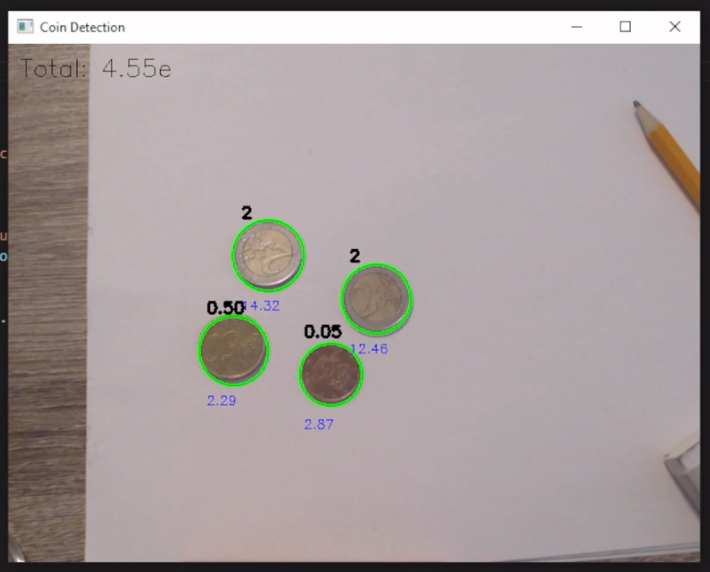
#> input picture sc.PNG, 710 x 572 px, given in place of the camera
$ python main.py
#> lines starting #> are read from the running program, lines starting #| are printed output that depends on the picture; after the words box and inside, x2 and y2 are one past the last pixel; in counts of white or black regions, pixels touching at a corner belong together
import cv2
import numpy as np
import time

coins = {
    1: {"name": "2", "radius": None, "color": None},
    2: {"name": "1", "radius": None, "color": None},
    3: {"name": "0.50", "radius": None, "color": None},
    4: {"name": "0.20", "radius": None, "color": None},
    5: {"name": "0.10", "radius": None, "color": None},
    6: {"name": "0.05", "radius": None, "color": None}
}

alert_text = ""
alert_start_time = 0
alert_duration = 0

show_all_circles = True

def classify_coin(radius, mean_color):
    closest_coin = 0
    min_distance = float('inf')
    threshold_distance = 35

    for key, properties in coins.items():
        # Check if this coin has properties saved yet
        if properties["radius"] is None or properties["color"] is None:
            continue

        # Calculate distance for radius and color
        radius_distance = abs(radius - properties["radius"])
        color_distance = np.linalg.norm(np.array(mean_color) - np.array(properties["color"]))

        # Combine distances
        distance = radius_distance + color_distance * 0.5

        # Update closest coin if new closest found
        if distance < threshold_distance and distance < min_distance:
            min_distance = distance
            closest_coin = key

    return closest_coin, min_distance

def detect_and_draw_circles(frame):
    global show_all_circles

    # Convert to grayscale
    gray = cv2.cvtColor(frame, cv2.COLOR_BGR2GRAY)

    # Apply Gaussian blur
    blurred = cv2.GaussianBlur(gray, (7, 7), 0)

    # Detect circles
    circles = cv2.HoughCircles(blurred, cv2.HOUGH_GRADIENT, dp=0.5, minDist=50, param1=100, param2=30, minRadius=10, maxRadius=100)

    # Store the keys of the detected coins
    circle_keys = []

    # Draw circles if any
    if circles is not None:
        circles = np.round(circles[0, :]).astype("int")

        for (x, y, r) in circles:
            cv2.circle(frame, (x, y), r, (0, 255, 0), 2)

            # Create a mask for the circle
            mask = np.zeros(frame.shape[:2], dtype="uint8")
            cv2.circle(mask, (x, y), r, 255, -1)

            # Calculate the mean color inside the circle
            mean_val = cv2.mean(frame, mask=mask)[:3]
            mean_color = (int(mean_val[0]), int(mean_val[1]), int(mean_val[2])) # BGR

            coin_dist = float('inf')
            key = [0,0,0,0,0,0,0,0,0,0]
            # Classify the coin
            for i in range(10):
                key[i], coin_dist = classify_coin(r, mean_color)

            coin_key = most_frequent(key)

            # Save the key of the detected coin
            if coin_key != 0:
                circle_keys.append(coin_key)
                cv2.putText(frame, f"{coins[coin_key]['name']}", (x - 25, y - 35), cv2.FONT_HERSHEY_SIMPLEX, 0.5, (0, 0, 0), 2)

            if coin_dist < float('inf'):
                cv2.putText(frame, f"{coin_dist:.2f}", (x - 25, y + 50), cv2.FONT_HERSHEY_SIMPLEX, 0.4, (255, 0, 0), 1)

            #cv2.putText(frame, f"{r:.2f}", (x - 25, y + 80), cv2.FONT_HERSHEY_SIMPLEX, 0.4, (255, 0, 0), 1)
            #cv2.putText(frame, f"{mean_color}", (x - 50, y + 65), cv2.FONT_HERSHEY_SIMPLEX, 0.4, (255, 0, 0), 1)

    return frame, circles, circle_keys

def calculate_sum(keys):
    total_sum = 0
    for key in keys:
        total_sum += float(coins[key]["name"])
    return total_sum

def set_alert(text, duration=2):
    global alert_text, alert_start_time, alert_duration
    alert_text = text
    alert_start_time = time.time()
    alert_duration = duration

def most_frequent(List):
    counter = 0
    num = List[0]

    for i in List:
        curr_frequency = List.count(i)
        if(curr_frequency> counter):
            counter = curr_frequency
            num = i

    return num

def main():
    global alert_text, alert_start_time, alert_duration, show_all_circles

    sum_buffer = [0,0,0,0,0,0,0,0,0,0]

    # Capture video from the webcam
    cap = cv2.VideoCapture(0)

    cap_height = cap.get(cv2.CAP_PROP_FRAME_HEIGHT)

    if not cap.isOpened():
        print("Error: Could not open video device.")
        return

    while True:
        # Read a frame
        ret, frame = cap.read()
#> frame is the input picture: shape (572, 710, 3); mean B, G, R 155.4, 155.8, 165.2

        if not ret:
            print("Error: Failed to read frame.")
            break

        # Detect and draw circles
        output_frame, circles, keys = detect_and_draw_circles(frame)
#> in detect_and_draw_circles, `gray = cv2.cvtColor(frame, cv2.COLOR_BGR2GRAY)`:
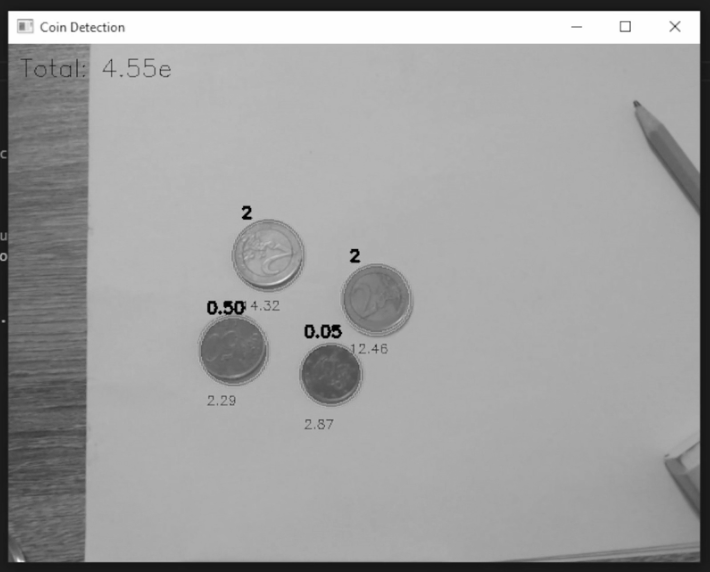
#> gray: shape (572, 710); min 0, max 255, mean 158.6
#> in detect_and_draw_circles, `circles = cv2.HoughCircles(blurred, cv2.HOUGH_GRADIENT, dp=0.5, minDis..`: circles = [[268.5, 254.5, 36.5], [330.5, 373.5, 29.2], [377.5, 300.5, 36.8], [232.5, 350.5, 32]]
#> in detect_and_draw_circles, `circles = np.round(circles[0, :]).astype("int")`: circles = [[268, 254, 36], [330, 374, 29], [378, 300, 37], [232, 350, 32]]
#> the loop in detect_and_draw_circles, `for (x, y, r) in circles:` made 4 passes
#> (x, y, r, mean_val, mean_color) on passes 1 to 4: (268, 254, 36, (120.2, 161.1, 148.1), (120, 161, 148)), (330, 374, 29, (68.93, 99.55, 99.96), (68, 99, 99)), (378, 300, 37, (91.23, 141.5, 111.6), (91, 141, 111)), (232, 350, 32, (73.85, 113.6, 109.8), (73, 113, 109))
#> after the loop in detect_and_draw_circles, `for (x, y, r) in circles:`:
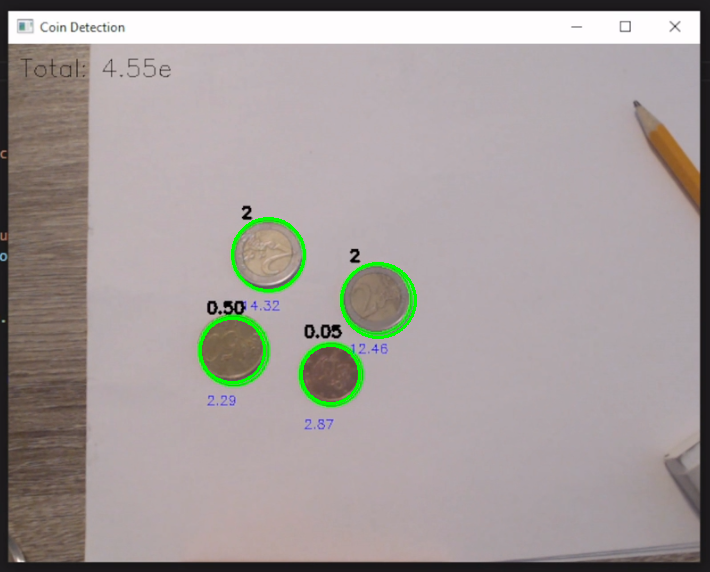
#> frame: shape (572, 710, 3); 0.62% of pixels changed, all inside (x1, y1, x2, y2) = (199, 217, 417, 405)
#> after the loop in detect_and_draw_circles, `for (x, y, r) in circles:`:
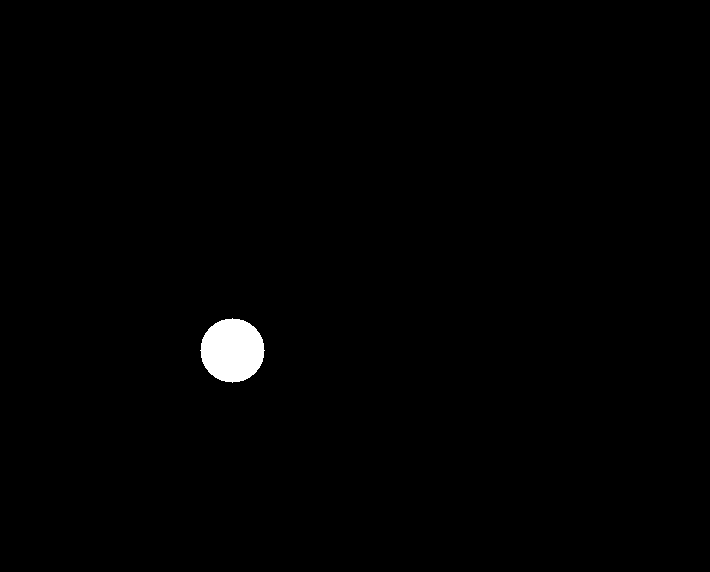
#> mask: shape (572, 710); 0.79% white; 1 white region, box (x1, y1, x2, y2) and area: (200, 318, 265, 383) 3209
#> after the loop in detect_and_draw_circles, `for (x, y, r) in circles:`: circle_keys = []
#> keys = []

        sum = calculate_sum(keys)
#> after the loop in calculate_sum, `for key in keys:`: total_sum = 0
#> sum = 0
        sum_buffer.pop(0)
        sum_buffer.append(sum)

        # Draw the total sum
        cv2.putText(output_frame, f"Total: {most_frequent(sum_buffer):.2f}e", (10, 30), cv2.FONT_HERSHEY_SIMPLEX, 0.75, (0, 0, 0), 1)
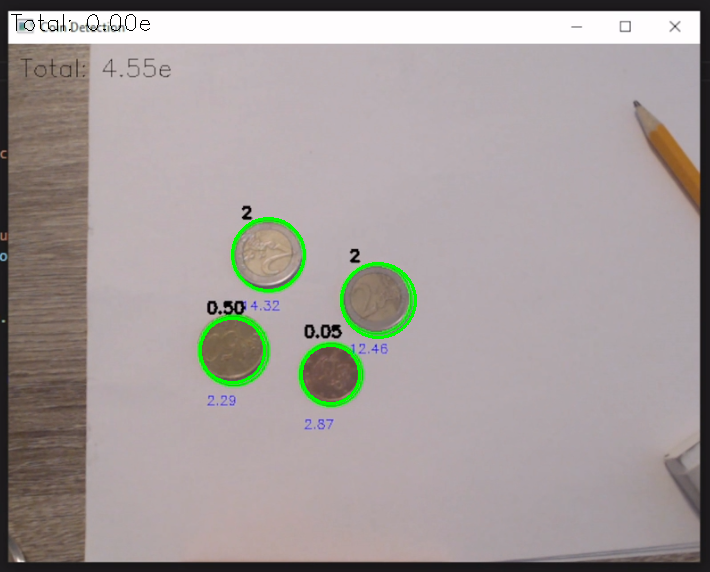
#> output_frame: shape (572, 710, 3); 0.07% of pixels changed, all inside (x1, y1, x2, y2) = (11, 14, 150, 31)

        # Draw alert text
        if alert_text != "":
            cv2.putText(output_frame, alert_text, (10, int(cap_height) - 10), cv2.FONT_HERSHEY_SIMPLEX, 0.5, (10, 10, 10), 1)
            if time.time() - alert_start_time > alert_duration:
                alert_text = ""

        # Display the frame
        cv2.imshow('Coin Detection', output_frame)

        # Check for key presses
        key = cv2.waitKey(1) & 0xFF
#> (key q is pressed here)

        if key == ord('s'):
            cv2.imwrite('detected_circles.png', output_frame) # Save frame as image
        elif key == ord('q'):
            break # Quit
        elif key in [ord('1'), ord('2'), ord('3'), ord('4'), ord('5'), ord('6')]:
            coin_index = key - ord('0')

            if coin_index in coins:
                coin_properties = coins[coin_index]

                if circles is not None:
                    for (x, y, r) in circles:
                        # Create a mask for the circle
                        mask = np.zeros(frame.shape[:2], dtype="uint8")
                        cv2.circle(mask, (x, y), r, 255, -1)

                        # Calculate the mean color inside the circle
                        mean_val = cv2.mean(frame, mask=mask)[:3]
                        mean_color = (int(mean_val[0]), int(mean_val[1]), int(mean_val[2])) # BGR order

                        # Update coin properties
                        coin_properties["radius"] = r
                        coin_properties["color"] = mean_color

                        # Show alert
                        set_alert(f"Saved {coin_properties['name']}e")

                        break

    # Release the capture and close windows
    cap.release()
    cv2.destroyAllWindows()

if __name__ == "__main__":
    main()
